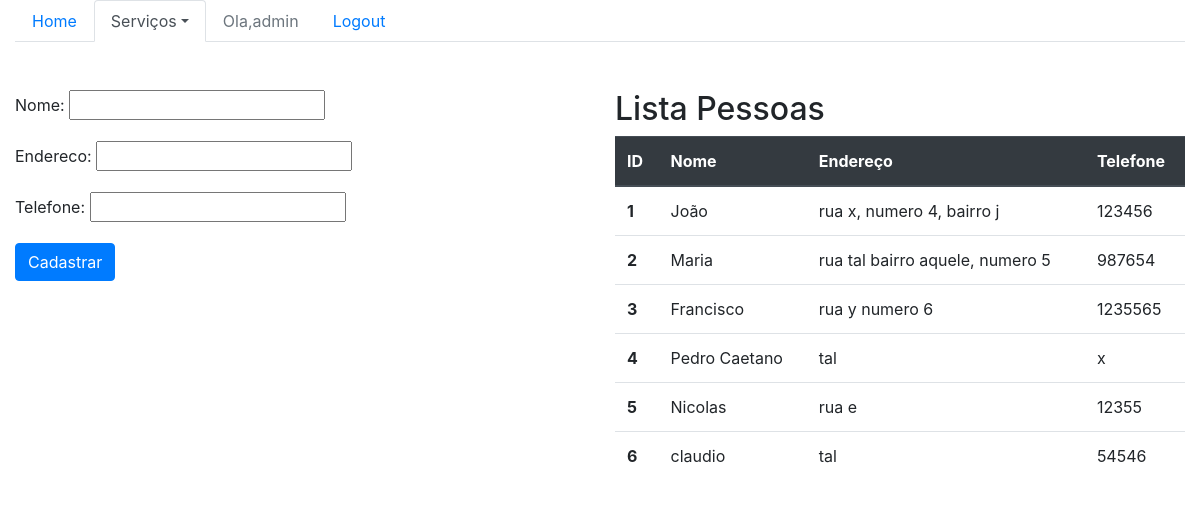
Screenshot of /sistema/pessoas/ (signed in) with the database file from the repository.
### core/models.py (models this page shows, shortened)
class Pessoa(models.Model):
    nome = models.CharField(max_length=100)
    endereco = models.CharField(max_length=200)
    telefone = models.CharField(max_length=20)

### core/views.py (the view)
# urls.py: path('pessoas/',lista_pessoas, name='core_lista_pessoas'),
@login_required
def lista_pessoas(request):
    pessoas = Pessoa.objects.all()
    form = PessoasForm()
    data = {'pessoas' : pessoas, 'form' : form}
    return render(request,'core/lista_pessoas.html',data)

### core/forms.py
class PessoasForm(ModelForm):
    class Meta:
        model = Pessoa
        fields = '__all__'

### core/templates/core/lista_pessoas.html (shortened to what this page needs)
{% extends 'base.html' %}
{% block menu %}
    <ul class="nav nav-tabs">
        <li class="nav-item">
        <a class="nav-link" href="/sistema">Home</a>
        </li>
        <li class="nav-item dropdown">
        <a class="nav-link dropdown-toggle active" data-toggle="dropdown" href="#" role="button" aria-haspopup="true" aria-expanded="false">Serviços</a>
        </li>
        {% if user.is_authenticated %}
            <li class="nav-item">
                <a class="nav-link disabled" href="">Ola,{{user}}</a>
            </li>
            <li class="nav-item">
                <a class="nav-link" href="{% url 'logout' %}">Logout</a>
            </li>
        {% else %}
            <li class="nav-item">
                <a class="nav-link " href="{% url 'login' %}">Login</a>
            </li>
        {% endif %}
    </ul>
{% endblock menu %}
{% block main %}
<br>
<br>
<div class="row">
    <div class="col-sm-6">
        <form action="{% url 'core_pessoas_novo' %}" method="POST">
            {{form.as_p}}
            <button type="submit" class="btn btn-primary">Cadastrar</button>
        </form>
    </div>
    <div class="col-sm-6">
        <h2>Lista Pessoas</h2>
        <table class="table">
            <thead class="thead-dark">
              <tr>
                <th scope="col">ID</th>
                <th scope="col">Nome</th>
                <th scope="col">Endereço</th>
                <th scope="col">Telefone</th>
              </tr>
            </thead>
            <tbody>
                {% for pessoa in pessoas %}
                    <tr>
                        <th scope="row">{{pessoa.id}}</th>
                        <td>{{pessoa.nome}}</td>
                        <td>{{pessoa.endereco}}</td>
                        <td>{{pessoa.telefone}}</td>
                    </tr>
                {% endfor %}
            </tbody>
        </table>
    </div>
</div>
{% endblock main %}

### templates/base.html (shortened to what this page needs)
{% load static %}
<!DOCTYPE html>
<html lang="en">
    <head>
        <link href="{% static 'bootstrap/css/bootstrap.css' %}" rel="stylesheet">
    </head>
    <body>
    <div class="container-fluid">
        {% block menu %}
        {% endblock menu %}
        {% block main %}
        {% endblock main %}
    </div>
    </body>
</html>

### rows the page displays
Pessoa: id "1", nome "João", endereco "rua x, numero 4, bairro j", telefone "123456"
Pessoa: id "2", nome "Maria", endereco "rua tal bairro aquele, numero 5", telefone "987654"
Pessoa: id "3", nome "Francisco", endereco "rua y numero 6", telefone "1235565"
Pessoa: id "4", nome "Pedro Caetano", endereco "tal", telefone "x"
Pessoa: id "5", nome "Nicolas", endereco "rua e", telefone "12355"
Pessoa: id "6", nome "claudio", endereco "tal", telefone "54546"

### other values shown
{{ user }} "admin"
